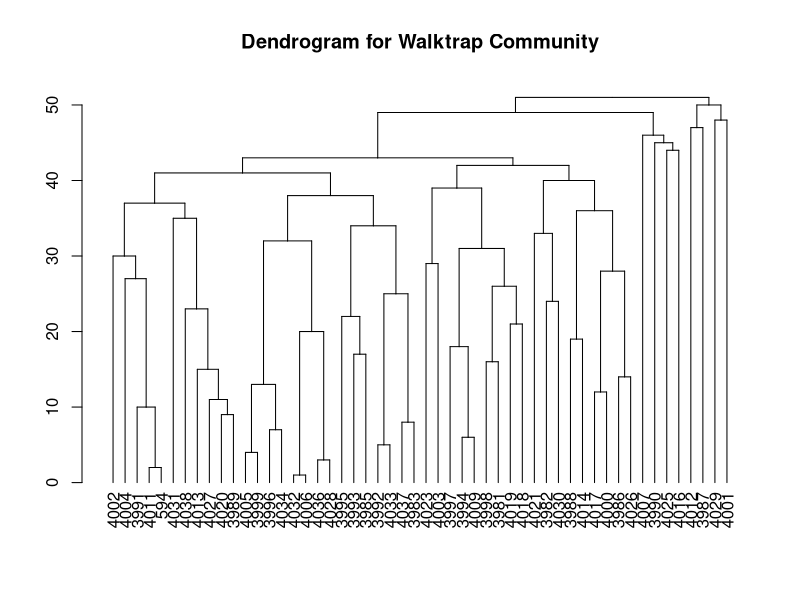
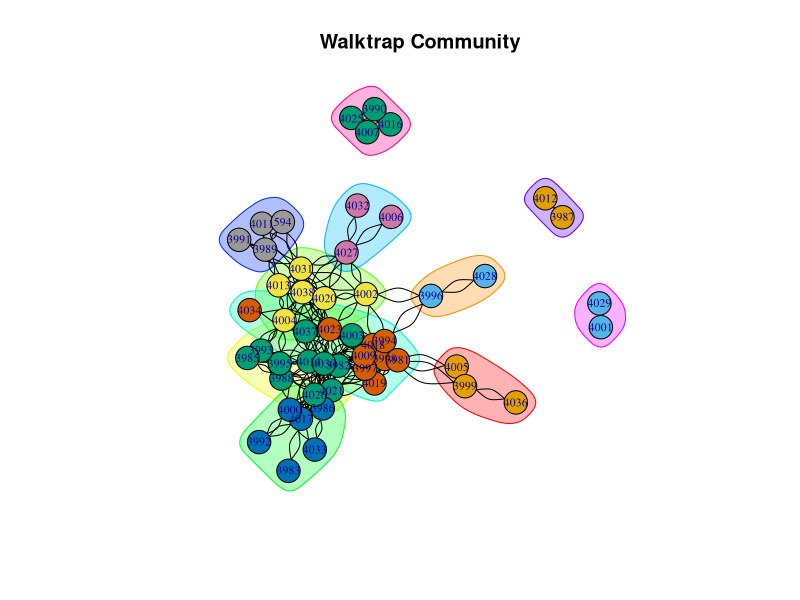

Write R code to recreate these figures, in order.
library("igraph")
setwd("C:\\Users\\shaun\\OneDrive\\Desktop\\FOSSEE\\codes")

start_time = Sys.time()
# Note: for privacy purposes, the real names were removed from the dataset and each user was assigned a unique number
# the dataset used can be found online
# Loading the dataset
network = read.csv("data.csv", header = FALSE, sep = " ", col.names = c("Source", "Target"))
y = data.frame(network$Source, network$Target)
net = graph.data.frame(y,directed=F)


# converting data to igraph format
GraphNetwork = graph.data.frame(network, directed = T)
GraphNetwork = connect(GraphNetwork, 100, mode = c("all", "out", "in", "total"))


# Compute shortest paths in and out between each pairs of nodes
shortest_path_in = shortest.paths(GraphNetwork, mode='in')
shortest_path_out = shortest.paths(GraphNetwork, mode = 'out')
shortest_path_in
shortest_path_out


#walktrap Algorithm
WalkTrapNetwork = walktrap.community(GraphNetwork, steps = 5, modularity = TRUE)
WalkTrapNetwork
str(WalkTrapNetwork)
is_hierarchical(WalkTrapNetwork)

dendrogram_network = as.dendrogram(WalkTrapNetwork)
plot(dendrogram_network, main = "Dendrogram for Walktrap Community")


clusternet = cluster_walktrap(net)
plot(clusternet, net,vertex.size=13,vertex.label.cex=0.7,edge.arrow.distance=1, edge.color = "black", main = "Walktrap Community",layout = layout.fruchterman.reingold) 

end_time = Sys.time()

# Computation time = 
end_time - start_time

# clustering coefficient
transitivity(GraphNetwork)

# Algorithm used for clustering
algorithm(clusternet)

# hierarchy level at which each node cuts out
cut_at(clusternet,steps = 5)

# Total communities found = 
max(membership(clusternet))

# Communities = 
communities(clusternet)

#modularity
modularity(clusternet)

# Suggested no. of communities for maximum modularity = 
length(cluster_optimal(GraphNetwork))

# Suggested modularity = 
modularity(cluster_optimal(GraphNetwork))